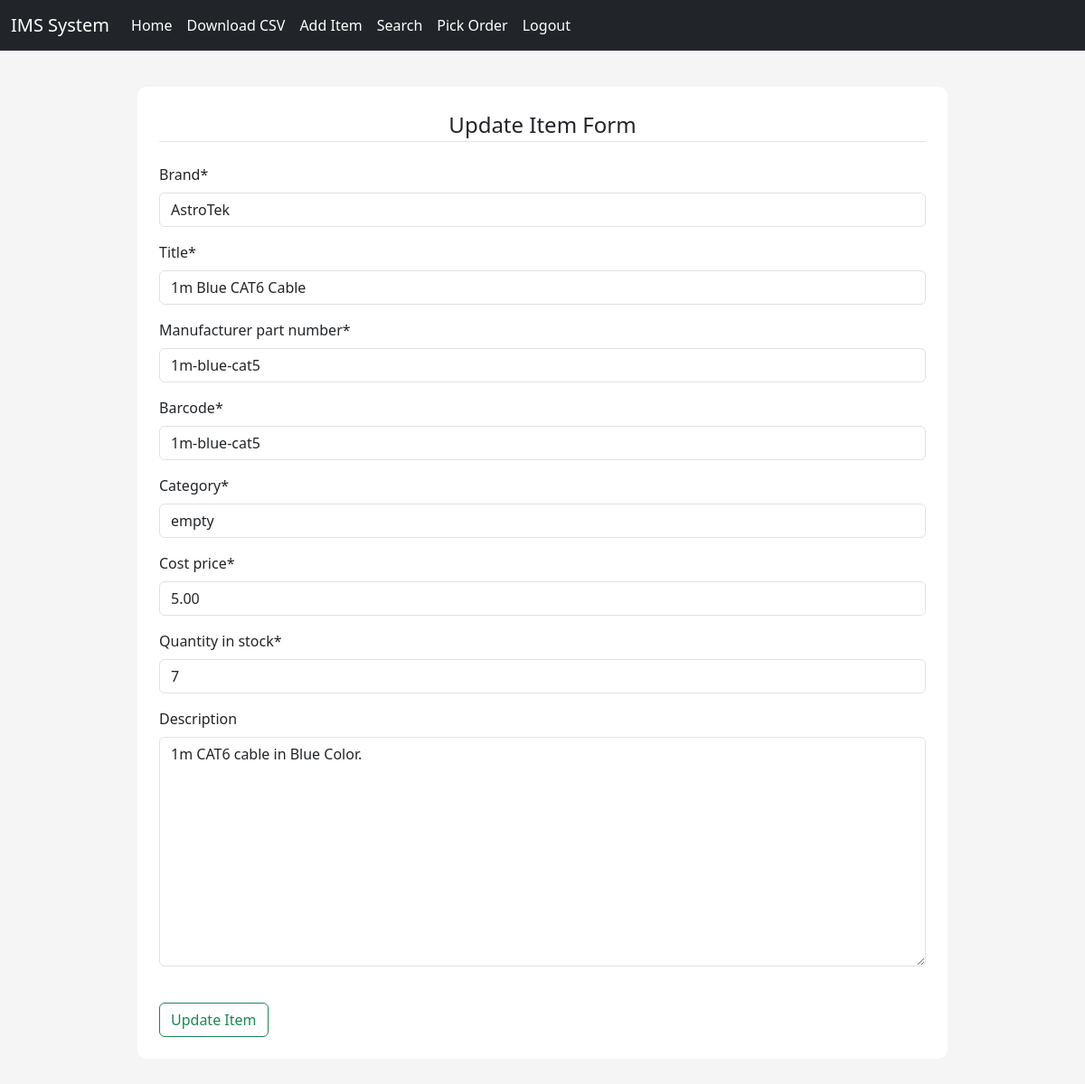
The page /inventory/update/2 (signed in) on the database its author committed.
### inventory/models.py (models this page shows, shortened)
class Inventory(models.Model):
    brand = models.CharField(max_length=300, null=False, blank=False)
    title = models.CharField(max_length=300, null=False, blank=False)
    manufacturer_part_number = models.CharField(max_length=300, null=False, blank=False)
    barcode = models.CharField(max_length=300, null=False, blank=False)
    category = models.CharField(max_length=300, null=False, blank=False)
    cost_price = models.DecimalField(
        max_digits=19, decimal_places=2, null=False, blank=False
    )
    quantity_in_stock = models.IntegerField(null=False, blank=False)
    description = models.TextField(null=True, blank=True)

### inventory/views.py (the view)
# urls.py: path("update/<int:pk>", update_product, name="update_inventory"),
@login_required()
def update_product(request, pk):
    inventory = get_object_or_404(Inventory, pk=pk)
    if request.method == "POST":
        update_form = UpdateInventoryForm(data=request.POST)
        if update_form.is_valid():
            inventory.brand = update_form.data["brand"]
            inventory.title = update_form.data["title"]
            inventory.manufacturer_part_number = update_form.data[
                "manufacturer_part_number"
            ]
            inventory.barcode = update_form.data["barcode"]
            inventory.category = update_form.data["category"]
            inventory.cost_price = update_form.data["cost_price"]
            inventory.quantity_in_stock = update_form.data["quantity_in_stock"]
            inventory.save()
            return redirect(f"/inventory/product/{pk}")
    else:
        update_form = UpdateInventoryForm(instance=inventory)
    context = {"form": update_form}
    return render(request, "inventory_update.html", context=context)

### inventory/forms.py
class UpdateInventoryForm(ModelForm):
    class Meta:
        model = Inventory
        fields = [
            "brand",
            "title",
            "manufacturer_part_number",
            "barcode",
            "category",
            "cost_price",
            "quantity_in_stock",
            "description",
        ]

### templates/inventory_update.html (shortened to what this page needs)
{% extends "base.html" %}
{% load crispy_forms_tags %}
{% load static %}
{% block content %}
<div class="content-section">
    <form method="POST">
        <fieldset>
            <legend class="border-bottom pd-2 mb-4 text-center">Update Item Form</legend>
            <div class="form-group">
                {{ form|crispy }}
            </div>
            <div class="form-group pt-4">
                <button class="btn btn-outline-success" type="submit">Update Item</button>
            </div>
        </fieldset>
    </form>
</div>
{% endblock %}

### staticfiles/css/main.css (style rules this page uses)
body { background-color: rgb(245, 245, 245); }
.content-section { background: #fff; margin: 40px; padding: 1.5rem 1.5rem; border-radius: 10px; }

### rows shown on the page
Inventory: brand "AstroTek", title "1m Blue CAT6 Cable", manufacturer_part_number "1m-blue-cat5", barcode "1m-blue-cat5", category "empty", cost_price "5.00", quantity_in_stock "7", description "1m CAT6 cable in Blue Color."
